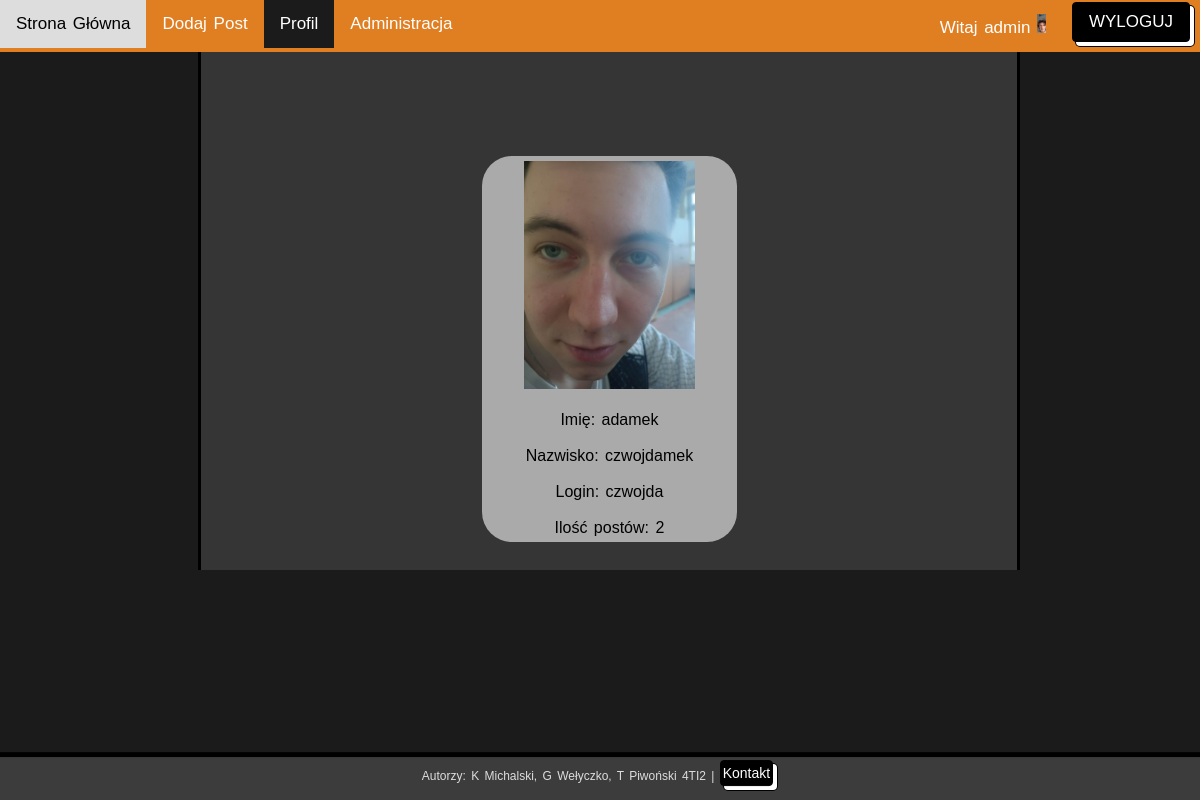
/view_profil.php?viewuser=czwojda (signed in), run on the app's committed database.
### tables this page shows
CREATE TABLE `loginy` (
  `id_uzytkownika` int NOT NULL,
  `imie` text NOT NULL,
  `nazwisko` text NOT NULL,
  `login` text NOT NULL,
  `haslo` text NOT NULL,
  `email` text NOT NULL,
  `profilowe` text NOT NULL
);

### view_profil.php (the view, shortened to what this page needs)
<!DOCTYPE html>
<html lang="pl">
<head>
    <link rel="stylesheet" href="style.css">
</head>
<body>
    <div class="topnav">
        <a href="main.php">Strona Główna</a>
        <?php
        echo "<a href='add_post.php?user=" . $_SESSION['logged_user'] . "'>Dodaj Post</a>";
        echo "<a class='active' href='profil.php?user=" . $_SESSION['logged_user'] . "'>Profil</a>";
        if ($_SESSION['logged_user'] == "admin") {
            echo "<a href='admin_site.php'>Administracja</a>";
        }
        ?>
        <a class="user_info, button-logout" style="float:right;margin-right:10px;" class="button-logout" href="logout.php">WYLOGUJ</a>
        <?php session_start();
        include "connect.php";
        $polaczenie = mysqli_connect($serwer, $user, $password, $basename) or die("spróbuj później");
        mysqli_query($polaczenie, "SET CHARACTER SET utf8;");
        echo "<a class='user_info' style='float:right;' href='profil.php?user=" . $_SESSION['logged_user'] . "'>";
        $login = $_SESSION['logged_user'];
        $zapytanie = "SELECT * FROM loginy WHERE `login` = '$login';";
        $kwr = mysqli_query($polaczenie, $zapytanie);
        $profilowe = mysqli_fetch_array($kwr);
        echo "Witaj $_SESSION[logged_user] <img style='height:19px;' src='profiles_pictures/$_SESSION[logged_user]/$profilowe[profilowe]'></a>"; ?>
    </div>
    <div class="wyp2">
    </div>
    <main class="main">
        <div class="left_banner">
        </div>
        <div class="middle_banner">
            <center>
                <?php
                include "connect.php";
                $polaczenie = mysqli_connect($serwer, $user, $password, $basename) or die("spróbuj później");
                $user = $_GET['viewuser'];
                mysqli_query($polaczenie, "SET CHARACTER SET utf8;");
                $zapytanie = "SELECT * FROM `loginy` WHERE `login`='$user';";
                $zapytanie2 = "SELECT COUNT(`autor`) AS 'ilosc' FROM `posty` WHERE `autor`='$user';";
                $wynik = mysqli_query($polaczenie, $zapytanie);
                $wynik2 = mysqli_fetch_assoc(mysqli_query($polaczenie, $zapytanie2));
                while ($info = mysqli_fetch_assoc($wynik)) {
                    echo "<div class='display_profile_info'><img style='width:70%;' src='profiles_pictures/$info[login]/$info[profilowe]'><br><br>";
                    echo "Imię: " . $info['imie'] . "<br><br>Nazwisko: " . $info['nazwisko'] . "<br><br>Login: " . $info['login'] ;
                    echo "<br><br>Ilość postów: $wynik2[ilosc] </div><br>";
                }
                ?>
            </center>
        </div>
    </main>
    <div class="wyp1">
    </div>
    <div class="footer">
        <center>
        <?php
            include 'footer.php';
            echo "$footer";
            ?>
        </center>
    </div>
</body>
</html>

### style.css (style rules this page uses)
body { background-color: rgb(27, 27, 27); font-family: "Arial Black", Gadget, sans-serif; font-size: 16px; word-spacing: 2px; color: #000000; margin: 0%; }
.button-logout { background-color: black; border: 1px solid #000; border-radius: 4px; box-shadow: #fff 4px 4px 0 0, #000 4px 4px 0 1px; box-sizing: border-box; color: #fff; cursor: pointer; font-family: ITCAvantGardeStd-Bk, Arial, sans-serif; font-size: 9px; line-height: 10px; overflow: visible; margin-top: 0.2%; text-align: center; touch-action: manipulation; vertical-align: middle; white-space: nowrap; float: right; text-decoration: none }
.topnav { background-color: rgb(224, 126, 34); overflow: hidden; width: 100%; position: fixed; top: 0; }
.topnav a { float: left; color: white; text-align: center; padding: 14px 16px; text-decoration: none; font-size: 17px; }
.topnav a.active { background-color: rgb(27, 27, 27); color: white; }
.user_info { float: right; margin-right: 10px; }
.left_banner { margin-top: 0px; display: inline-block; width: 16%; height: 100%; }
.middle_banner { padding-top: 10px; padding-bottom: 10px; margin-top: 0px; display: inline-block; background-color: rgb(53, 53, 53); width: 68%; height: 100%; align-self: center; border-left: solid black; border-right: solid black; }
.wyp1 { height: 20px; width: 100%; }
.wyp2 { height: 30px; width: 100%; }
.footer { border-top: 5px solid black; background-color: rgb(60, 60, 60); clear: both; padding-bottom: 5px; color: #ddd; font-size: 12px; bottom: 0; position: fixed; width: 100%; transition: transform 0.3s ease-out; transform: translateY(71%); }
.display_profile_info { margin-top: 100px; background-color: rgb(170, 170, 170); max-height: 20%; max-width: 30%; min-width: 230px; min-height: 100px; border-radius: 30px; padding: 5px; }

### data on the page
loginy: profilowe (picture)
loginy: login+profilowe (picture), imie "adamek", nazwisko "czwojdamek", login "czwojda", wynik2 "2"

### other printed values
$_SESSION[logged_user] "admin"
